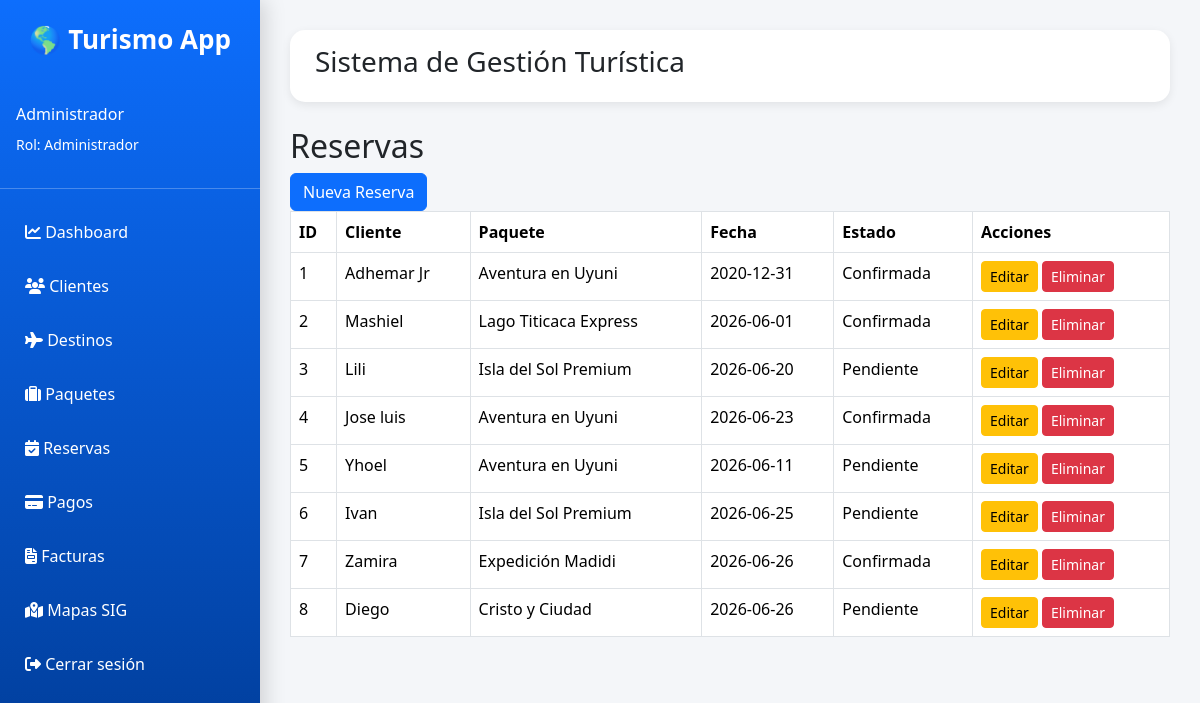
Screenshot of /reservas/ (signed in) with the database file from the repository.
### app/models.py (models this page shows, shortened)
class Usuario(UserMixin, db.Model):
    __tablename__ = "usuarios"
    id = db.Column(
        db.Integer,
        primary_key=True
    )
    nombre = db.Column(
        db.String(100),
        nullable=False
    )
    correo = db.Column(
        db.String(100),
        unique=True,
        nullable=False
    )
    password = db.Column(
        db.String(255),
        nullable=False
    )
    rol_id = db.Column(
        db.Integer,
        db.ForeignKey("roles.id"),
        nullable=False
    )

class Rol(db.Model):
    __tablename__ = "roles"
    id = db.Column(
        db.Integer,
        primary_key=True
    )
    nombre = db.Column(
        db.String(50),
        unique=True,
        nullable=False
    )
    usuarios = db.relationship(
        "Usuario",
        backref="rol",
        lazy=True
    )

class Reserva(db.Model):
    __tablename__ = "reservas"
    id = db.Column(
        db.Integer,
        primary_key=True
    )
    fecha = db.Column(
        db.Date,
        nullable=False
    )
    estado = db.Column(
        db.String(50),
        nullable=False,
        default="Pendiente"
    )
    cliente_id = db.Column(
        db.Integer,
        db.ForeignKey("clientes.id"),
        nullable=False
    )
    paquete_id = db.Column(
        db.Integer,
        db.ForeignKey("paquetes.id"),
        nullable=False
    )
    cliente = db.relationship(
        "Cliente",
        backref="reservas"
    )
    paquete = db.relationship(
        "Paquete",
        backref="reservas"
    )

class Cliente(db.Model):
    __tablename__ = "clientes"
    id = db.Column(
        db.Integer,
        primary_key=True
    )
    nombre = db.Column(
        db.String(100),
        nullable=False
    )
    apellido = db.Column(
        db.String(100),
        nullable=False
    )
    telefono = db.Column(
        db.String(20)
    )
    correo = db.Column(
        db.String(100),
        unique=True
    )
    ci = db.Column(
        db.String(20),
        unique=True
    )

class Paquete(db.Model):
    __tablename__ = "paquetes"
    id = db.Column(
        db.Integer,
        primary_key=True
    )
    nombre = db.Column(
        db.String(100),
        nullable=False
    )
    descripcion = db.Column(
        db.Text
    )
    precio = db.Column(
        db.Float,
        nullable=False
    )
    duracion = db.Column(
        db.String(50)
    )
    destino_id = db.Column(
        db.Integer,
        db.ForeignKey("destinos.id"),
        nullable=False
    )
    destino = db.relationship(
        "Destino",
        backref="paquetes"
    )

### app/reservas/routes.py (the view)
@reservas_bp.route("/")
def listar_reservas():
    reservas = Reserva.query.all()
    return render_template(
        "reservas/listar.html",
        reservas=reservas
    )

### app/templates/reservas/listar.html
{% extends 'base.html' %}
{% block content %}
<h2>Reservas</h2>
<a href="/reservas/nuevo" class="btn btn-primary">
    Nueva Reserva
</a>
<table class="table table-bordered">
    <thead>
        <tr>
            <th>ID</th>
            <th>Cliente</th>
            <th>Paquete</th>
            <th>Fecha</th>
            <th>Estado</th>
            <th>Acciones</th>
        </tr>
    </thead>
    <tbody>
    {% for reserva in reservas %}
    <tr>
        <td>{{ reserva.id }}</td>
        <td>{{ reserva.cliente.nombre }}</td>
        <td>{{ reserva.paquete.nombre }}</td>
        <td>{{ reserva.fecha }}</td>
        <td>{{ reserva.estado }}</td>
        <td>
            {% if current_user.rol.nombre != "Cliente" %}
                <a href="/reservas/editar/{{ reserva.id }}"
                    class="btn btn-warning btn-sm">
                        Editar
                </a>
                <a href="/reservas/eliminar/{{ reserva.id }}"
                    class="btn btn-danger btn-sm">
                        Eliminar
                </a>
            {% else %}
                <span class="badge bg-secondary">
                    Consulta
                </span>
            {% endif %}
        </td>
    </tr>
    {% endfor %}
    </tbody>
</table>
{% endblock %}

### app/templates/base.html (shortened to what this page needs)
<!DOCTYPE html>
<html lang="es">
<head>
<link href="https://cdn.jsdelivr.net/npm/bootstrap@5.3.7/dist/css/bootstrap.min.css" rel="stylesheet">
<link rel="stylesheet"
href="https://cdnjs.cloudflare.com/ajax/libs/font-awesome/6.5.2/css/all.min.css">
</head>
<body>
<div class="sidebar offcanvas-md offcanvas-start"
     tabindex="-1"
     id="menu">
<div class="logo">
    🌎 Turismo App
</div>
{% if current_user.is_authenticated %}
<div class="text-white p-3">
    <h6>{{ current_user.nombre }}</h6>
    <small>
        Rol: {{ current_user.rol.nombre }}
    </small>
</div>
<hr>
{% endif %}
{% if current_user.is_authenticated %}
    {% if current_user.rol.nombre == "Administrador" %}
        <a href="/dashboard">
            <i class="fa-solid fa-chart-line"></i>
            Dashboard
        </a>
        <a href="/clientes">
            <i class="fa-solid fa-users"></i>
            Clientes
        </a>
        <a href="/destinos">
            <i class="fa-solid fa-plane"></i>
            Destinos
        </a>
        <a href="/paquetes">
            <i class="fa-solid fa-suitcase"></i>
            Paquetes
        </a>
        <a href="/reservas">
            <i class="fa-solid fa-calendar-check"></i>
            Reservas
        </a>
        <a href="/pagos">
            <i class="fa-solid fa-credit-card"></i>
            Pagos
        </a>
        <a href="/facturas">
            <i class="fa-solid fa-file-invoice"></i>
            Facturas
        </a>
        <a href="/mapas">
            <i class="fa-solid fa-map-location-dot"></i>
            Mapas SIG
        </a>
    {% endif %}
    <a href="/auth/logout">
        <i class="fa-solid fa-right-from-bracket"></i>
        Cerrar sesión
    </a>
{% endif %}
</div>
<div class="content">
<div class="topbar">
    <h3>
        Sistema de Gestión Turística
    </h3>
</div>
{% block content %}
{% endblock %}
</div>
</body>
</html>

### app/templates/base.html (style rules this page uses)
* { margin:0; padding:0; box-sizing:border-box; }
body { background:#f4f6f9; font-family:'Segoe UI',sans-serif; }
.sidebar { position:fixed; top:0; left:0; width:260px; height:100vh; background:linear-gradient( 180deg, #0d6efd, #003b95 ); color:white; padding-top:20px; box-shadow:5px 0 20px rgba(0,0,0,.15); transition:transform .35s ease; z-index:1050; }
.logo { text-align:center; font-size:26px; font-weight:bold; margin-bottom:30px; }
.sidebar a { display:block; color:white; text-decoration:none; padding:15px 25px; transition:.3s; }
.content { margin-left:260px; padding:30px; }
.topbar { background:white; border-radius:15px; padding:15px 25px; margin-bottom:25px; box-shadow:0 3px 10px rgba(0,0,0,.08); }

### rows the page displays
Usuario: nombre "Administrador"
Rol: rol.nombre "Administrador"
Reserva: id "1", cliente.nombre "Adhemar Jr", paquete.nombre "Aventura en Uyuni", fecha "2020-12-31", estado "Confirmada"
Reserva: id "2", cliente.nombre "Mashiel", paquete.nombre "Lago Titicaca Express", fecha "2026-06-01", estado "Confirmada"
Reserva: id "3", cliente.nombre "Lili", paquete.nombre "Isla del Sol Premium", fecha "2026-06-20", estado "Pendiente"
Reserva: id "4", cliente.nombre "Jose luis", paquete.nombre "Aventura en Uyuni", fecha "2026-06-23", estado "Confirmada"
Reserva: id "5", cliente.nombre "Yhoel", paquete.nombre "Aventura en Uyuni", fecha "2026-06-11", estado "Pendiente"
Reserva: id "6", cliente.nombre "Ivan", paquete.nombre "Isla del Sol Premium", fecha "2026-06-25", estado "Pendiente"
Reserva: id "7", cliente.nombre "Zamira", paquete.nombre "Expedición Madidi", fecha "2026-06-26", estado "Confirmada"
Reserva: id "8", cliente.nombre "Diego", paquete.nombre "Cristo y Ciudad", fecha "2026-06-26", estado "Pendiente"
